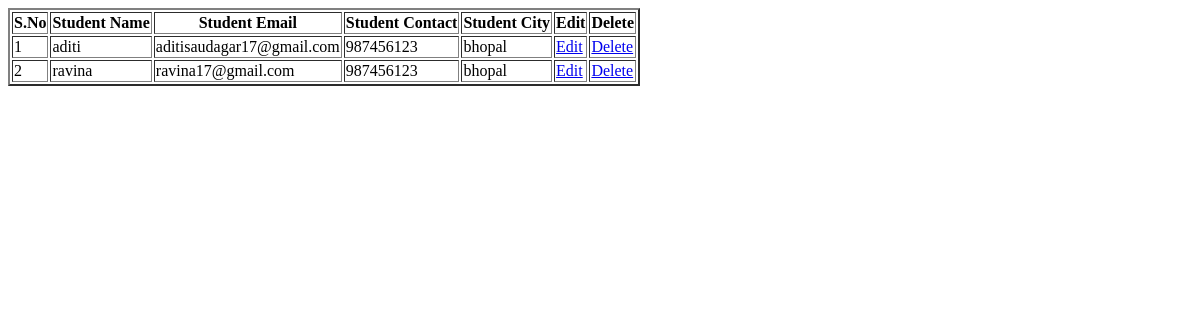
Before: / with the older database file.
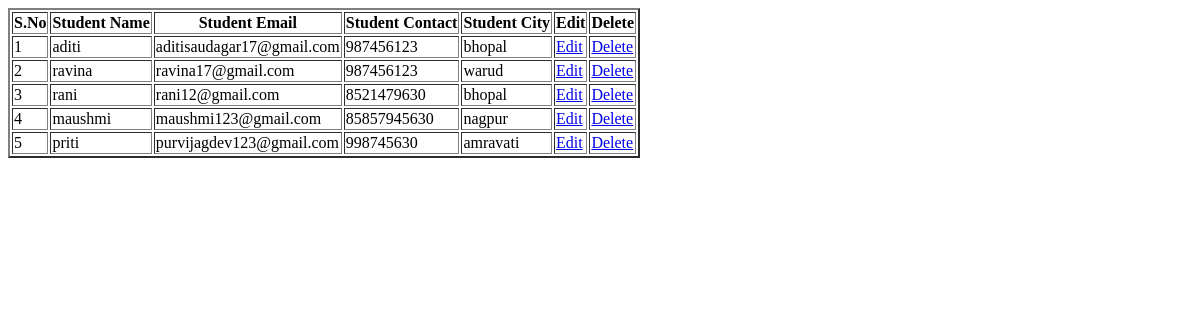
After: the same page with the newer database file.
### app/models.py (models this page shows)
class Student(models.Model):
    stu_name = models.CharField(max_length=50)
    stu_email = models.EmailField()
    stu_contact = models.IntegerField()
    stu_city = models.CharField(max_length=50)
    def __str__(self):
        return self.stu_name

### app/views.py (the view)
# urls.py: path('',views.home,name='home'),
def home(request):
    stu = Student.objects.all()
    print(stu)
    return render(request, 'home.html',{'data':stu.values(),'data2':"kuch nhi"})

### app/templates/home.html (shortened to what this page needs)
<table border='2'>
<tr>
<th>S.No</th>
<th>Student Name</th>
<th>Student Email</th>
<th>Student Contact</th>
<th>Student City</th>
<th>Edit</th>
<th>Delete</th>
</tr>
{% for i in data %}
<tr>
<td>{{forloop.counter}}</td>
<td>{{i.stu_name}}</td>
<td>{{i.stu_email}}</td>
<td>{{i.stu_contact}}</td>
<td>{{i.stu_city}}</td>
<td><a href="{% url 'edit' pk=i.id %}">Edit</a></td>
<td><a href="{% url 'delete' pk=i.id %}">Delete</a></td>
</tr>
{% endfor %}
</table>

Changed rows visible on the page:
changed Student "ravina": stu_city "bhopal" → "warud"
added Student: stu_name "rani", stu_email "rani12@gmail.com", stu_contact "8521479630", stu_city "bhopal"
added Student: stu_name "maushmi", stu_email "maushmi123@gmail.com", stu_contact "85857945630", stu_city "nagpur"
added Student: stu_name "priti", stu_email "purvijagdev123@gmail.com", stu_contact "998745630", stu_city "amravati"
